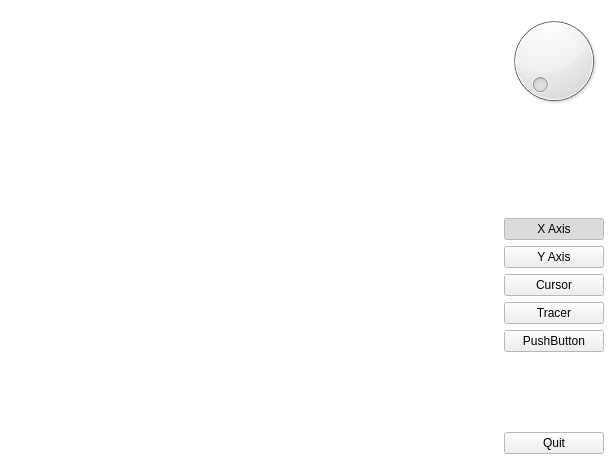
<?xml version="1.0" encoding="UTF-8"?>
<ui version="4.0">
 <class>MainWindow</class>
 <widget class="QMainWindow" name="MainWindow">
  <property name="geometry">
   <rect>
    <x>0</x>
    <y>0</y>
    <width>615</width>
    <height>465</height>
   </rect>
  </property>
  <property name="sizePolicy">
   <sizepolicy hsizetype="Maximum" vsizetype="Maximum">
    <horstretch>0</horstretch>
    <verstretch>0</verstretch>
   </sizepolicy>
  </property>
  <property name="palette">
   <palette>
    <active>
     <colorrole role="Base">
      <brush brushstyle="SolidPattern">
       <color alpha="255">
        <red>255</red>
        <green>255</green>
        <blue>255</blue>
       </color>
      </brush>
     </colorrole>
     <colorrole role="Window">
      <brush brushstyle="SolidPattern">
       <color alpha="255">
        <red>255</red>
        <green>255</green>
        <blue>255</blue>
       </color>
      </brush>
     </colorrole>
    </active>
    <inactive>
     <colorrole role="Base">
      <brush brushstyle="SolidPattern">
       <color alpha="255">
        <red>255</red>
        <green>255</green>
        <blue>255</blue>
       </color>
      </brush>
     </colorrole>
     <colorrole role="Window">
      <brush brushstyle="SolidPattern">
       <color alpha="255">
        <red>255</red>
        <green>255</green>
        <blue>255</blue>
       </color>
      </brush>
     </colorrole>
    </inactive>
    <disabled>
     <colorrole role="Base">
      <brush brushstyle="SolidPattern">
       <color alpha="255">
        <red>255</red>
        <green>255</green>
        <blue>255</blue>
       </color>
      </brush>
     </colorrole>
     <colorrole role="Window">
      <brush brushstyle="SolidPattern">
       <color alpha="255">
        <red>255</red>
        <green>255</green>
        <blue>255</blue>
       </color>
      </brush>
     </colorrole>
    </disabled>
   </palette>
  </property>
  <property name="windowTitle">
   <string>Test Array Qt</string>
  </property>
  <property name="autoFillBackground">
   <bool>false</bool>
  </property>
  <property name="styleSheet">
   <string notr="true"/>
  </property>
  <widget class="QWidget" name="centralWidget">
   <layout class="QGridLayout" name="gridLayout_2">
    <item row="1" column="1">
     <widget class="QLabel" name="label">
      <property name="text">
       <string/>
      </property>
      <property name="alignment">
       <set>Qt::AlignCenter</set>
      </property>
     </widget>
    </item>
    <item row="0" column="0" rowspan="11">
     <widget class="QCustomPlot" name="qplot" native="true"/>
    </item>
    <item row="6" column="1">
     <widget class="QPushButton" name="Cursor_Bt">
      <property name="text">
       <string>Cursor</string>
      </property>
      <property name="checkable">
       <bool>true</bool>
      </property>
     </widget>
    </item>
    <item row="8" column="1">
     <widget class="QPushButton" name="pushButton">
      <property name="text">
       <string>PushButton</string>
      </property>
     </widget>
    </item>
    <item row="4" column="1">
     <widget class="QPushButton" name="XAxis_Bt">
      <property name="styleSheet">
       <string notr="true"/>
      </property>
      <property name="text">
       <string>X Axis</string>
      </property>
      <property name="checkable">
       <bool>true</bool>
      </property>
      <property name="checked">
       <bool>true</bool>
      </property>
      <property name="autoDefault">
       <bool>false</bool>
      </property>
      <property name="flat">
       <bool>false</bool>
      </property>
     </widget>
    </item>
    <item row="9" column="1">
     <spacer name="verticalSpacer_2">
      <property name="orientation">
       <enum>Qt::Vertical</enum>
      </property>
      <property name="sizeHint" stdset="0">
       <size>
        <width>20</width>
        <height>40</height>
       </size>
      </property>
     </spacer>
    </item>
    <item row="0" column="1">
     <widget class="QDial" name="dial">
      <property name="maximumSize">
       <size>
        <width>100</width>
        <height>16777215</height>
       </size>
      </property>
      <property name="maximum">
       <number>100</number>
      </property>
      <property name="tracking">
       <bool>true</bool>
      </property>
      <property name="wrapping">
       <bool>false</bool>
      </property>
      <property name="notchesVisible">
       <bool>false</bool>
      </property>
     </widget>
    </item>
    <item row="10" column="1">
     <widget class="QPushButton" name="Quit_Bt">
      <property name="text">
       <string>Quit</string>
      </property>
     </widget>
    </item>
    <item row="3" column="1">
     <spacer name="verticalSpacer">
      <property name="orientation">
       <enum>Qt::Vertical</enum>
      </property>
      <property name="sizeHint" stdset="0">
       <size>
        <width>20</width>
        <height>10</height>
       </size>
      </property>
     </spacer>
    </item>
    <item row="5" column="1">
     <widget class="QPushButton" name="YAxis_Bt">
      <property name="text">
       <string>Y Axis</string>
      </property>
      <property name="checkable">
       <bool>true</bool>
      </property>
     </widget>
    </item>
    <item row="7" column="1">
     <widget class="QPushButton" name="Tracer_Bt">
      <property name="text">
       <string>Tracer</string>
      </property>
      <property name="checkable">
       <bool>true</bool>
      </property>
     </widget>
    </item>
   </layout>
  </widget>
 </widget>
 <layoutdefault spacing="6" margin="11"/>
 <customwidgets>
  <customwidget>
   <class>QCustomPlot</class>
   <extends>QWidget</extends>
   <header>qcustomplot.h</header>
   <container>1</container>
  </customwidget>
 </customwidgets>
 <resources/>
 <connections/>
</ui>
